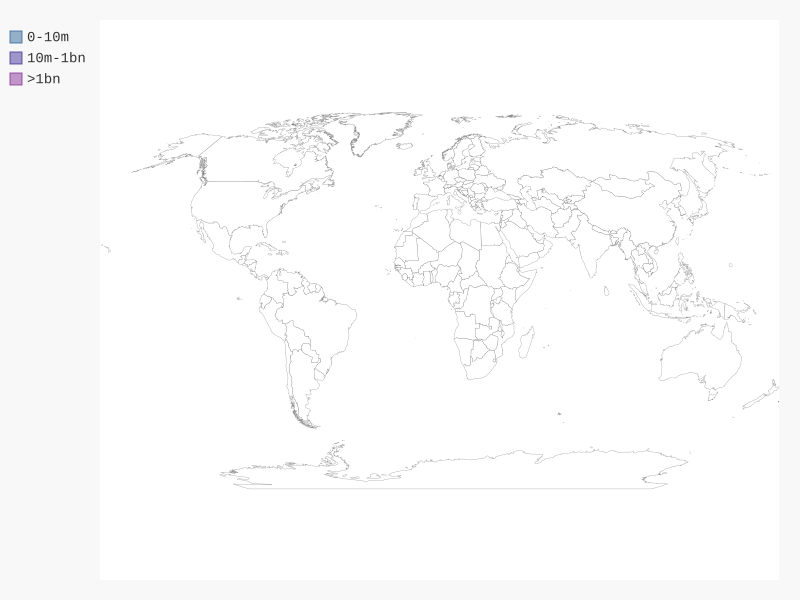

The Python source for this figure:
from country_codes import get_country_code
import json
import pygal_maps_world.maps
from pygal.style import RotateStyle
from pygal.style import LightColorizedStyle

# read data
filename = './data/population_data.json'
with open(filename,'r') as f:
    pop_data = json.load(f)
# print(pop_data)

# print population of 2010
cc_populations = {}
for pop_dict in pop_data:
    if pop_dict['Year'] == '2010':
        country_name = pop_dict['Country Name']
        population = int(float(pop_dict['Value']))
        code = get_country_code(country_name)
        # code = pop_dict['Country Code']

        if code:
            cc_populations[code] = population
# divided into 3 part, group by population
cc_pops_1, cc_pops_2, cc_pops_3 = {},{},{}
for cc,pop in cc_populations.items():
    if pop < 10000000:
        cc_pops_1[cc] = pop
    elif pop < 1000000000:
        cc_pops_2[cc] = pop
    else:
        cc_pops_3[cc] = pop
# print(len(cc_pops_1),len(cc_pops_2),len(cc_pops_3))

# wm_style = RotateStyle('#336699')
# wm_style = LightColorizedStyle
wm_style = RotateStyle('#336699',base_style=LightColorizedStyle)
wm = pygal_maps_world.maps.World(style=wm_style)
wm._title = 'World population in 2010, by Country'
wm.add('0-10m',cc_pops_1)
wm.add('10m-1bn',cc_pops_2)
wm.add('>1bn',cc_pops_3)

wm.render_to_file('world_population.svg')
